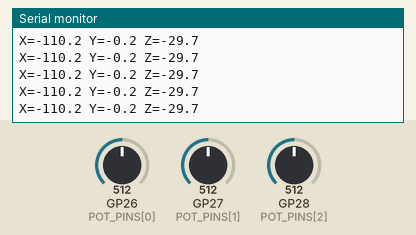
Recording of a sketch running on a simulated Raspberry Pi Pico. On the bench: the last lines printed to the serial monitor. The inputs (shaded band) are chosen by the test bench; at power-on: GP26 (POT_PINS[0]) = 512, GP27 (POT_PINS[1]) = 512, GP28 (POT_PINS[2]) = 512.

Above: at 1.2 s.
1.3 s: GP26 (POT_PINS[0]) set to 716
At 1.56 s:
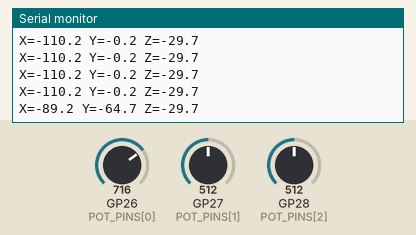
2.8 s: GP27 (POT_PINS[1]) set to 716
At 2.96 s:
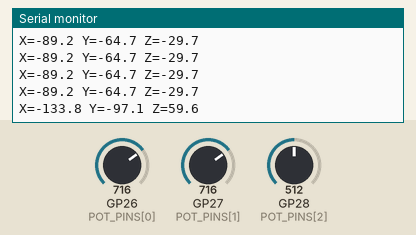
4.3 s: GP28 (POT_PINS[2]) set to 716
At 4.36 s:
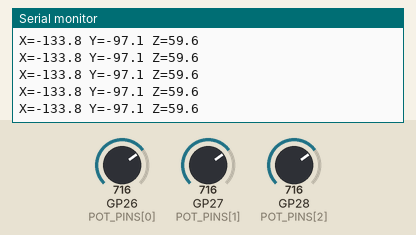
5.8 s: GP26 (POT_PINS[0]) set to 900
At 5.96 s:
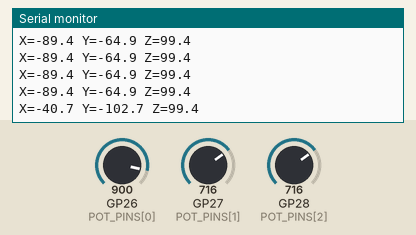
7.3 s: GP27 (POT_PINS[1]) set to 900
At 7.36 s:
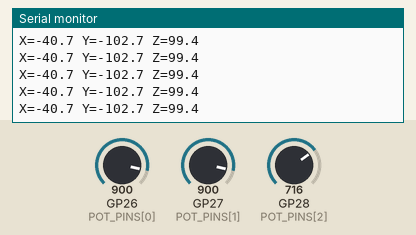
8.8 s: GP28 (POT_PINS[2]) set to 900
At 8.96 s:
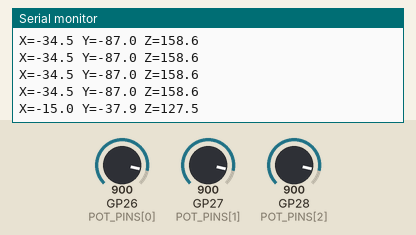
Timing chart, 0 to 11.3 s (numbered marks = the images above; inputs shaded):
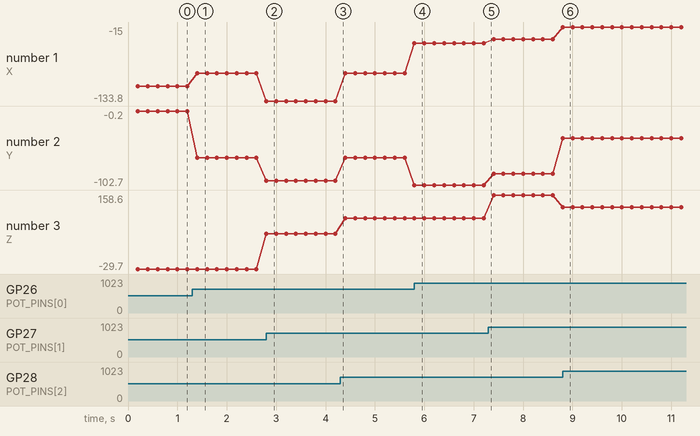

Measured:
- after the input at 1.3 s, the serial monitor: prints a new line after 0.10 s (image 1)
- after the input at 2.8 s, the serial monitor: prints a new line at once (image 2)
- after the input at 5.8 s, the serial monitor: prints a new line at once (image 4)
- after the input at 8.8 s, the serial monitor: prints a new line at once (image 6)
- plotted number 1: -110.2 → -89.2 after the input at 1.3 s, -89.2 → -133.8 after the input at 2.8 s, -133.8 → -89.4 after the input at 4.3 s, -89.4 → -40.7 after the input at 5.8 s, -40.7 → -34.5 after the input at 7.3 s
- plotted number 2: -0.2 → -64.7 after the input at 1.3 s, -64.7 → -97.1 after the input at 2.8 s, -97.1 → -64.9 after the input at 4.3 s, -64.9 → -102.7 after the input at 5.8 s, -102.7 → -87 after the input at 7.3 s
- plotted number 3: -29.7 → 59.6 after the input at 2.8 s, 59.6 → 99.4 after the input at 4.3 s, 99.4 → 158.6 after the input at 7.3 s, 158.6 → 127.5 after the input at 8.8 s

The sketch:

fk_poe_3dof.ino
```cpp
// snippet: fk_poe_3dof
// tags: kinematics, fk, forward-kinematics, poe, product-of-exponentials, twist, rodrigues, 3dof, arm, xyz, screw
// not-tags: dh, denavit-hartenberg
// boards: avr, esp32, megaavr, nano33iot, romi32u4, rp2040
// library: none
// description: 3-DOF forward kinematics using Product of Exponentials (PoE) convention.
//   Each joint defined by a 6x1 twist xi = (v, omega): omega is the unit rotation axis,
//   v = -omega x q where q is any point on the axis.
//   FK = e^(xi1*th1) * e^(xi2*th2) * e^(xi3*th3) * g0.
//   Uses Rodrigues formula for the matrix exponential of each twist.
//   Configure joint twists and home config g0 for your arm geometry.
//   Reads joint angles from potentiometers on A0-A2 mapped to configurable degree ranges.
// prompts: product of exponentials, PoE FK, twist forward kinematics, screw theory FK, Rodrigues FK, 3DOF FK PoE, exponential coordinates, twist kinematics
// exact-include: math.h

#include <math.h>

// ---- CONFIGURE: link lengths (mm) ----
#define ARM_L1 100.0f   // base to shoulder (vertical)
#define ARM_L2 130.0f   // upper arm
#define ARM_L3 110.0f   // forearm
#define N_JOINTS 3

// ---- CONFIGURE: potentiometer pins and joint angle ranges (degrees) ----
#if defined(ESP32)
const uint8_t POT_PINS[] = {36, 39, 34};  // ESP32 ADC1 pins
#else
const uint8_t POT_PINS[] = {A0, A1, A2};
#endif
const float TH_MIN[] = {-90, 0, 0};
const float TH_MAX[] = { 90, 180, 180};

// ---- CONFIGURE: 6x1 joint twists at home configuration ----
// xi_i = {v_x, v_y, v_z, omega_x, omega_y, omega_z}
// For a revolute joint with unit axis omega through point q: v = -omega x q
const float XI[N_JOINTS][6] = {
  // Joint 1 (base azimuth): rotate about Z through origin
  //   omega=(0,0,1), q=(0,0,0) => v=(0,0,0)
  {0, 0, 0,  0, 0, 1},
  // Joint 2 (shoulder): rotate about Y through (0, 0, L1)
  //   omega=(0,1,0), q=(0,0,L1) => v = -(0,1,0)x(0,0,L1) = (-L1,0,0)
  {-ARM_L1, 0, 0,  0, 1, 0},
  // Joint 3 (elbow): rotate about Y through (L2, 0, L1) at home
  //   omega=(0,1,0), q=(L2,0,L1) => v = -(0,1,0)x(L2,0,L1) = (-L1,0,L2)
  {-ARM_L1, 0, ARM_L2,  0, 1, 0}
};

// ---- CONFIGURE: home configuration g0 ----
// End-effector pose when all theta = 0: arm extends along +X at height L1
float G0[4][4] = {
  {1, 0, 0, ARM_L2 + ARM_L3},
  {0, 1, 0, 0},
  {0, 0, 1, ARM_L1},
  {0, 0, 0, 1}
};

// ---- 4x4 matrix helpers ----
void mat4_eye(float M[4][4]) {
  memset(M, 0, 16 * sizeof(float));
  M[0][0] = M[1][1] = M[2][2] = M[3][3] = 1.0f;
}

void mat4_mul(const float A[4][4], const float B[4][4], float C[4][4]) {
  float tmp[4][4];
  for (int i = 0; i < 4; i++)
    for (int j = 0; j < 4; j++) {
      tmp[i][j] = 0;
      for (int k = 0; k < 4; k++)
        tmp[i][j] += A[i][k] * B[k][j];
    }
  memcpy(C, tmp, 16 * sizeof(float));
}

// Rodrigues: R = I + sin(th)*[w]x + (1-cos(th))*[w]x^2
void rodrigues(const float w[3], float th, float R[3][3]) {
  float S[3][3] = {
    { 0,    -w[2],  w[1]},
    { w[2],  0,    -w[0]},
    {-w[1],  w[0],  0   }
  };
  float st = sin(th), ct = cos(th);
  for (int i = 0; i < 3; i++)
    for (int j = 0; j < 3; j++) {
      float s2 = S[i][0]*S[0][j] + S[i][1]*S[1][j] + S[i][2]*S[2][j];
      R[i][j] = (i == j ? 1.0f : 0.0f) + st * S[i][j] + (1.0f - ct) * s2;
    }
}

// Matrix exponential of twist xi at angle th -> 4x4 transform T
// e^(xi_hat * th) = [R, (I-R)(w x v) + w*wT*v*th; 0 0 0 1]
void twist_exp(const float xi[6], float th, float T[4][4]) {
  const float *v = xi;       // v = xi[0..2]
  const float *w = xi + 3;   // omega = xi[3..5]

  float R[3][3];
  rodrigues(w, th, R);

  // omega x v (cross product)
  float wv[3] = {
    w[1]*v[2] - w[2]*v[1],
    w[2]*v[0] - w[0]*v[2],
    w[0]*v[1] - w[1]*v[0]
  };
  float wdv = w[0]*v[0] + w[1]*v[1] + w[2]*v[2];  // omega . v

  // p = (I - R)(omega x v) + omega*(omega . v)*th
  for (int i = 0; i < 3; i++) {
    float Rwv = R[i][0]*wv[0] + R[i][1]*wv[1] + R[i][2]*wv[2];
    T[i][3] = wv[i] - Rwv + w[i] * wdv * th;
    for (int j = 0; j < 3; j++)
      T[i][j] = R[i][j];
  }
  T[3][0] = T[3][1] = T[3][2] = 0;
  T[3][3] = 1;
}

// FK: g(theta) = e^(xi1*th1) * e^(xi2*th2) * e^(xi3*th3) * g0
void computeFK(const float theta[], float T[4][4]) {
  mat4_eye(T);
  for (int j = 0; j < N_JOINTS; j++) {
    float Tj[4][4];
    twist_exp(XI[j], theta[j], Tj);
    float tmp[4][4];
    memcpy(tmp, T, 16 * sizeof(float));
    mat4_mul(tmp, Tj, T);
  }
  float tmp[4][4];
  memcpy(tmp, T, 16 * sizeof(float));
  mat4_mul(tmp, G0, T);
}

void setup() {
  Serial.begin(9600);
}

void loop() {
  static unsigned long prev = 0;
  if (millis() - prev < 200) return;
  prev = millis();

  float theta[N_JOINTS];
  for (int i = 0; i < N_JOINTS; i++) {
    float raw = (float)analogRead(POT_PINS[i]);
    float deg = TH_MIN[i] + (TH_MAX[i] - TH_MIN[i]) * raw / 1023.0f;
    theta[i] = deg * PI / 180.0f;
  }

  float T[4][4];
  computeFK(theta, T);

  Serial.print("X="); Serial.print(T[0][3], 1);
  Serial.print(" Y="); Serial.print(T[1][3], 1);
  Serial.print(" Z="); Serial.println(T[2][3], 1);
}
```
